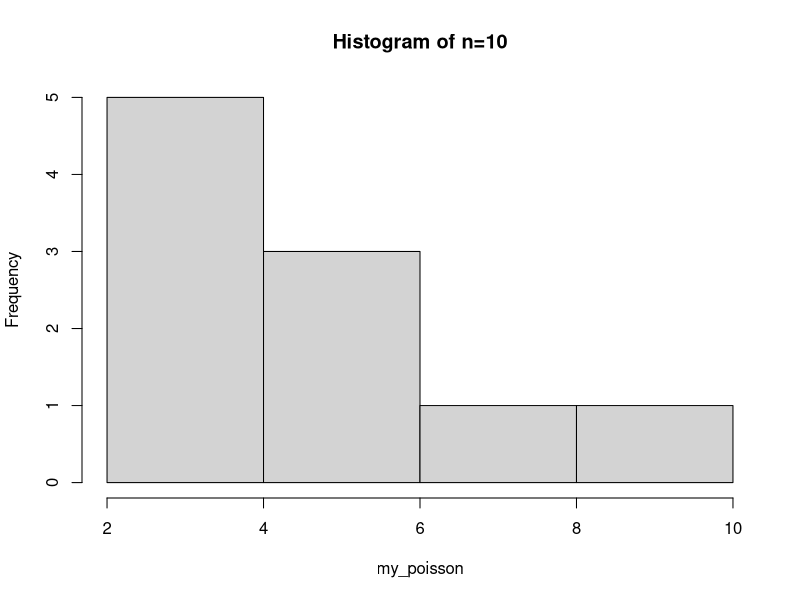
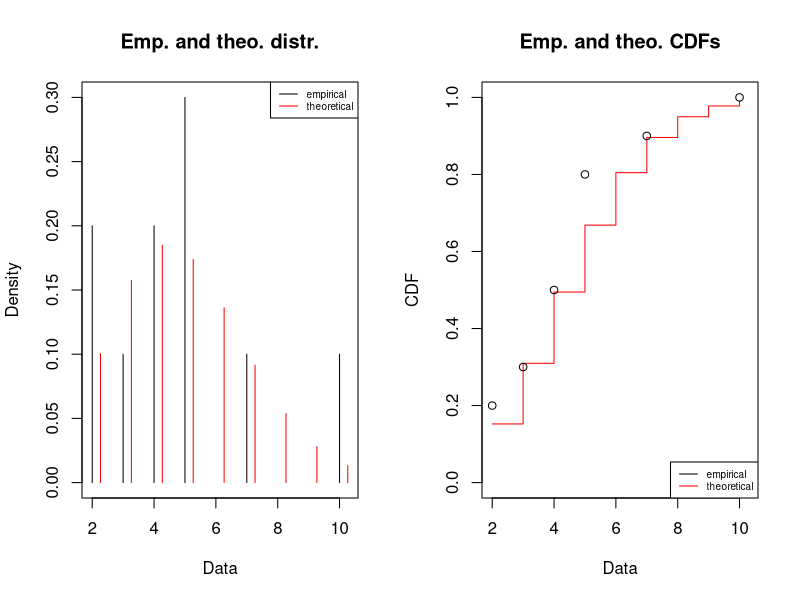
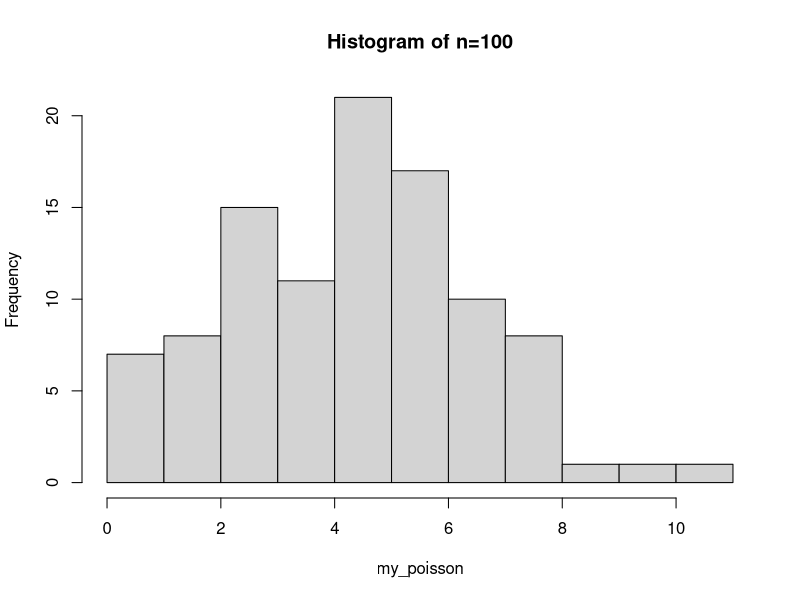
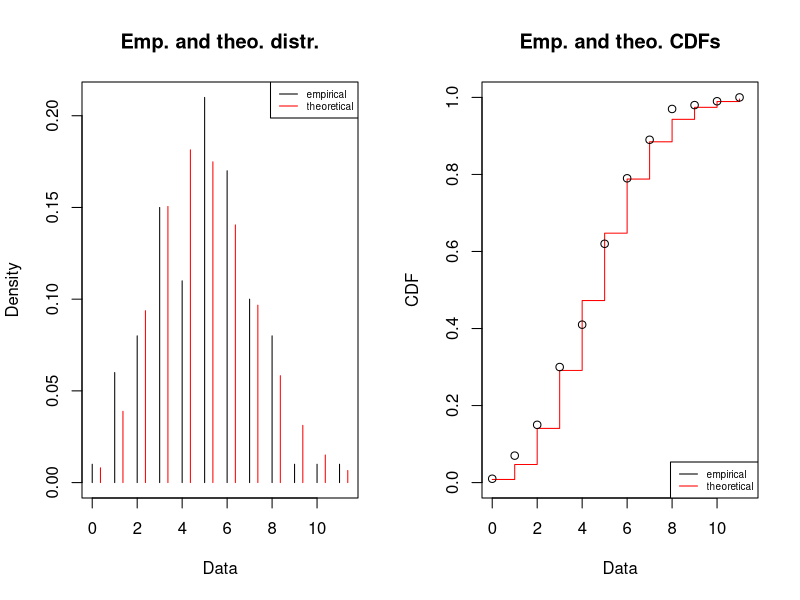
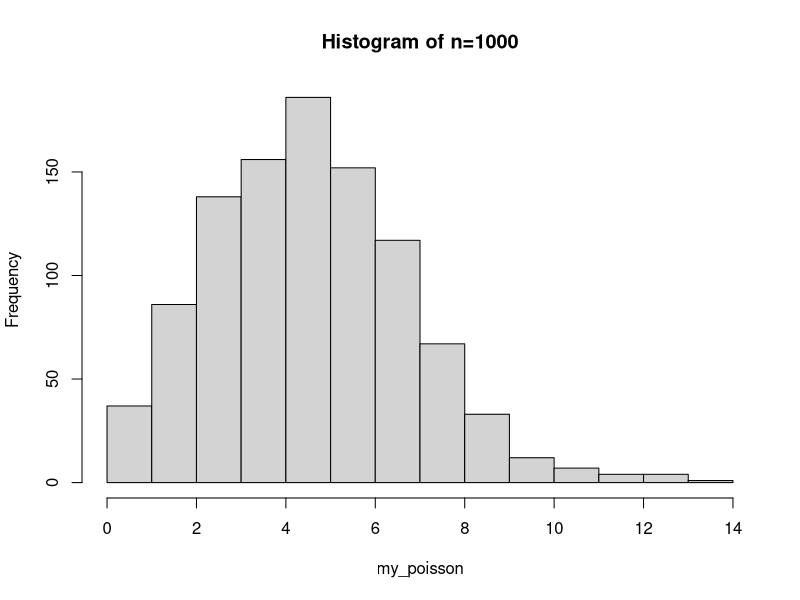
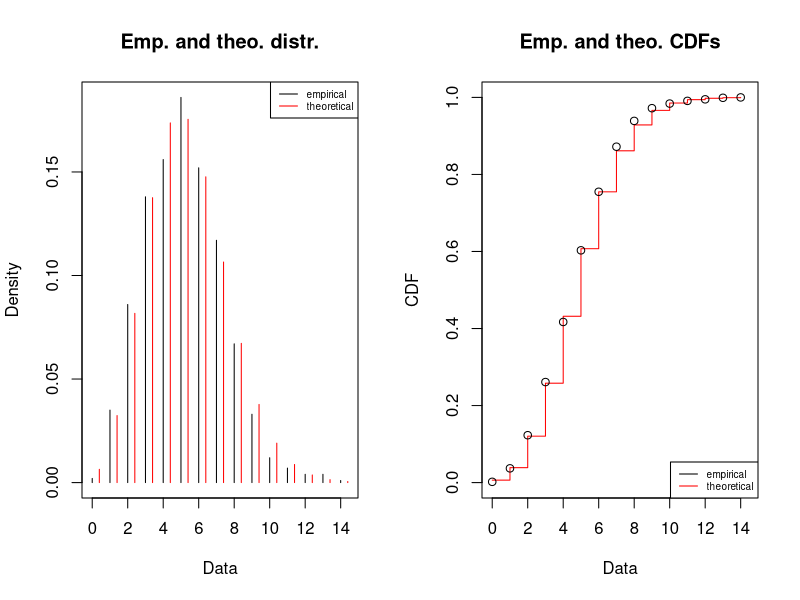
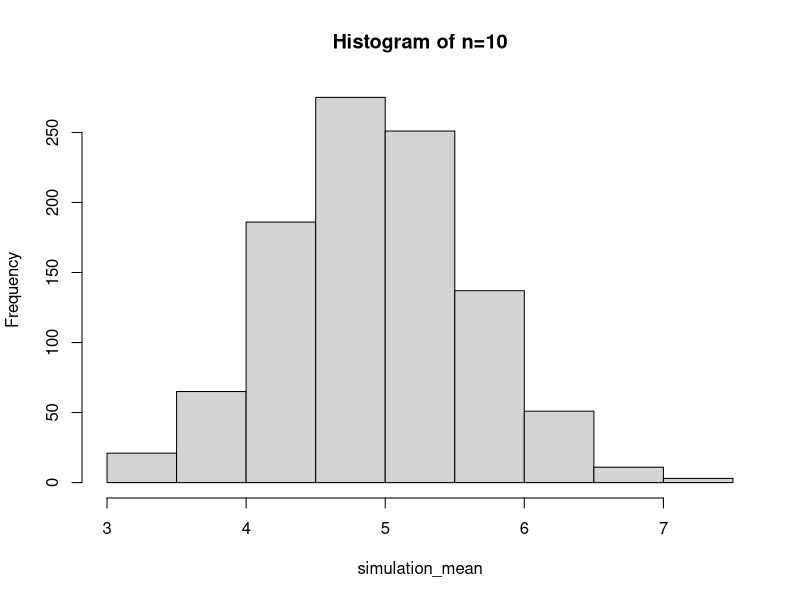
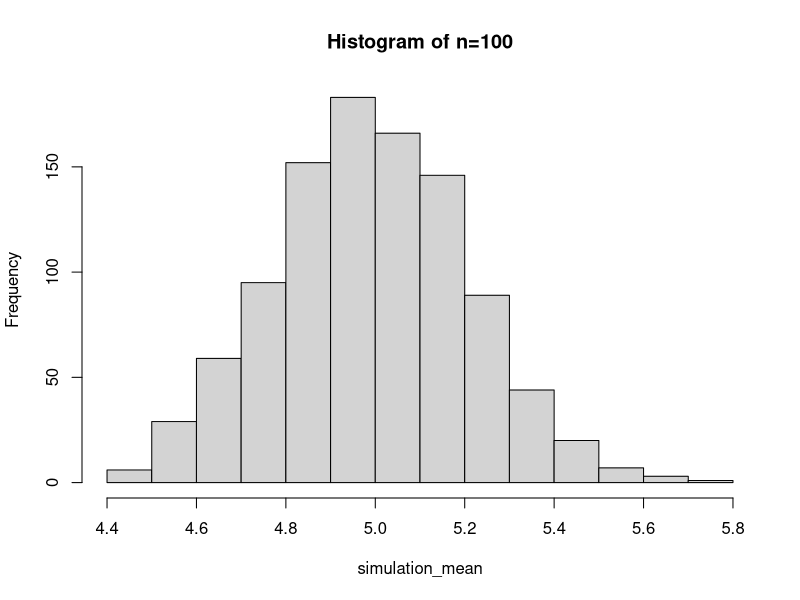

Write R code to recreate these figures, in order.
## ---- chunk 1
library(fitdistrplus)
## ---- chunk 2
library(MASS)
library(survival)
library(fitdistrplus)

for (n in c(10, 100, 1000))
{
  my_poisson <- rpois(n, 5)
  hist(my_poisson, main=paste("Histogram of n=", n, sep=""))
  plot(fitdist(my_poisson, "pois"))
}
## ---- chunk 3
for (n in c(10, 100, 1000))
{
  simulation <- lapply(1:1000, function(x) rpois(n, 5))
  simulation_mean <- sapply(simulation, mean)
  hist(simulation_mean, main=paste("Histogram of n=", n, sep=""))
}
## ---- chunk 4
success <- 0:300
x <- dbinom(success, size=11034, prob=.017)
y <- dbinom(success, size=11037, prob=.009)
plot(success, y, type='h')
lines(success, x, type='h', col="green")
## ---- chunk 5
exp <- function(lambda=2, size=1000)
{
  # Create sample size
  sample <- runif(size)
  # Create sample using the inverse
  inverse <- -(log(1-sample)/lambda)
  exp <- rexp(size, rate=5)
  #hist(inverse, prob=TRUE, main="Inverse")
  
  # Density Plot
  hist(inverse, prob=TRUE, main="Inverse - Density", breaks=1000, xlim=c(-40, 20))
  
  # Frequency
  hist(inverse, freq=TRUE, main="Inverse - Frequency", breaks=1000, xlim=c(-40, 20))
}
exp(2, 1000)
## ---- chunk 6
cauchy <- function(x_0=0, gamma=1.0, size=1000)
{
  # Create uniform sample size
  sample <- runif(size)
  
  # Create sample using the inverse
  inverse <- gamma * tan(pi*(sample - 1/2)) + x_0
  
  # True Exponential distribution
  true_exponential <- rexp(size, rate=gamma) + x_0
  
  # Density Plot
  hist(inverse, prob=TRUE, main="Inverse - Density", breaks=1000, xlim=c(-40, 20))
  
  # Frequency
  p1 <- hist(inverse, freq=TRUE, main="Inverse - Frequency", breaks=1000, xlim=c(-40, 20))
  p2 <- hist(true_exponential, freq=TRUE, main="Exp - Frequency", breaks=5, xlim=c(-40, 20))
  
  # Comparisson
  plot(p1, col=rgb(0,0,1,1/4), xlim=c(-40, 20), main="Quantile compared with Exp")
  plot(p2, col=rgb(1,0,0,1/4), xlim=c(-40, 20), add=T)
}

cauchy(0, 1.0, 1000)
## ---- chunk 7
df <- read.csv("cider.csv")
head(df)
## ---- chunk 8
barplot(table(df$Type), main = "Cider Flavors", ylab = "Frequency")
## ---- chunk 9
boxplot(df$Sweetness~df$Type, main = "Sweetness between cider types", xlab = "Types", ylab = "Rating")
## ---- chunk 10
library(ggplot2)
sweet <- ggplot(df, aes(x = Sweetness, y = Bitterness, color = Type)) + 
  geom_point() +
  geom_smooth(method="loess", se=FALSE, fullrange=FALSE, level=0.95, formula="y ~ x")
sweet
